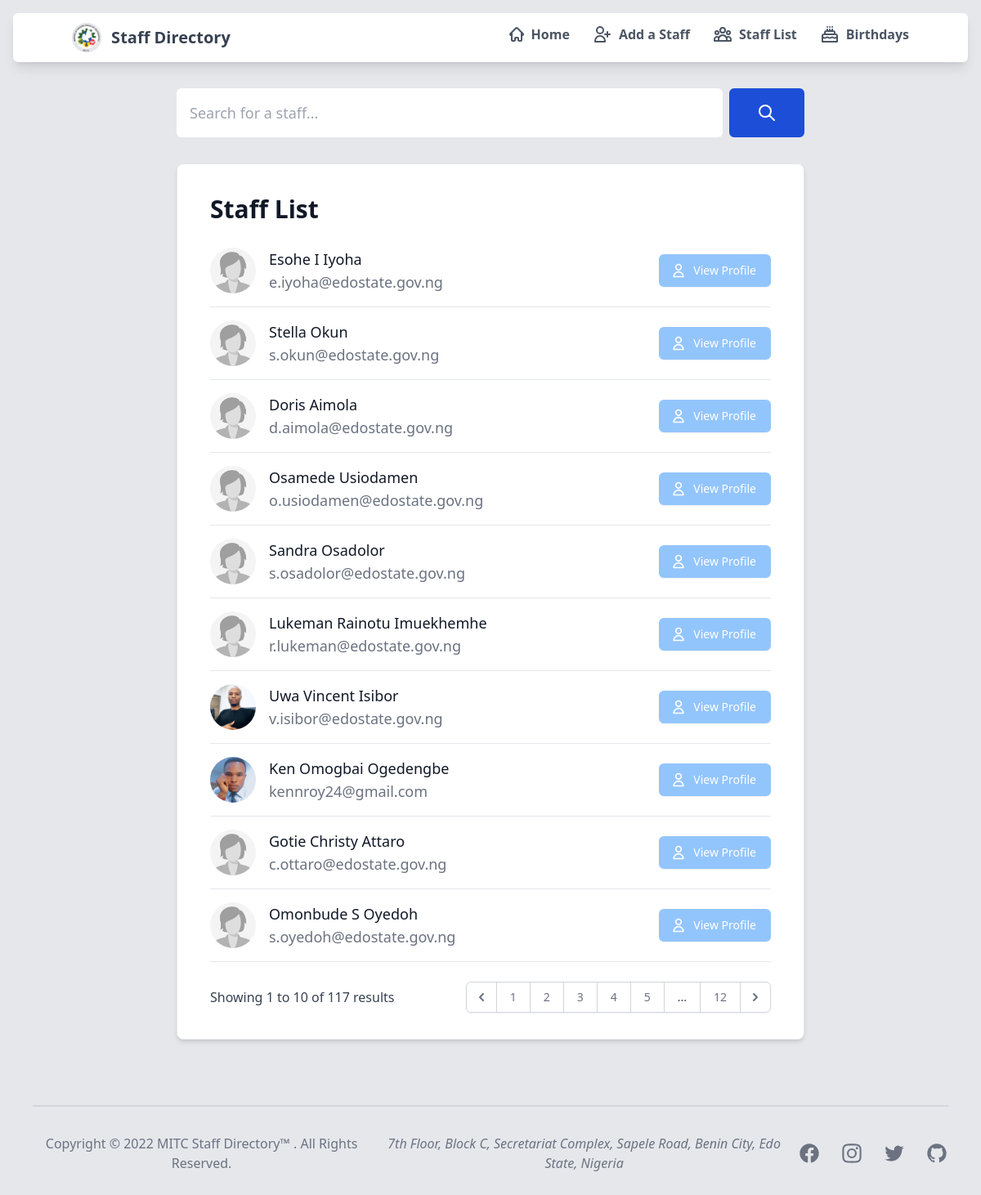
Before: /staff/?page=3 with the older database file.
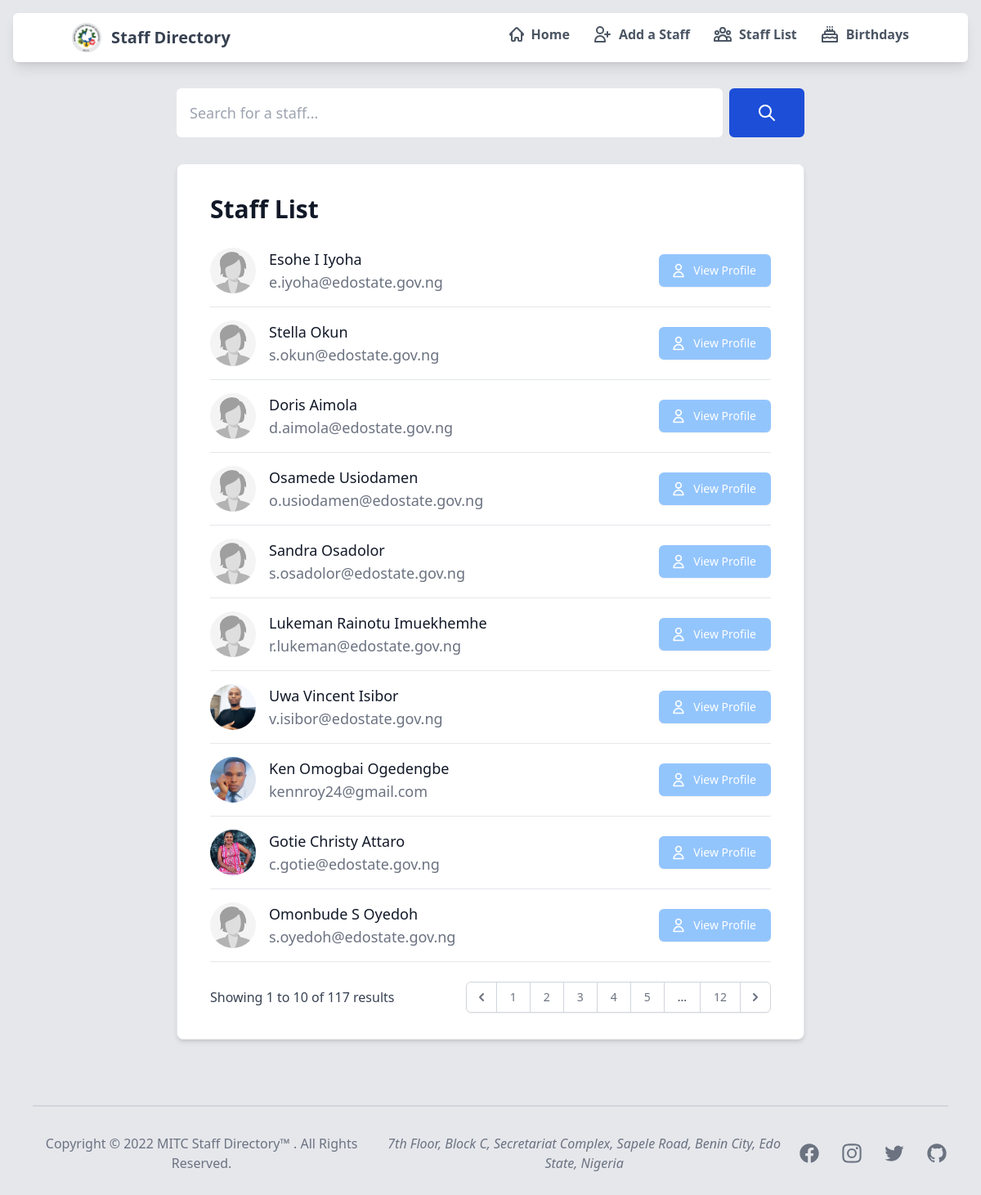
After: the same page with the newer database file.
### sendmail/models.py (models this page shows, shortened)
class staffDetails(models.Model):
    first_name = models.CharField('First Name', max_length=20, null=False)
    middle_name = models.CharField('Middle Name', max_length=20, null=True, blank=True)
    last_name = models.CharField('Last Name', max_length=20, null=False)
    phone_number = PhoneNumberField('Phone Number', default='0800 000 0000')
    email = models.EmailField('Official Email', max_length = 254, null=False)
    cadre = models.CharField('Cadre', max_length=50, null=False)
    department = models.CharField('Department', max_length=100, null=False, default='Admin Dept (default)')
    level = models.IntegerField('Level', null=False)
    step = models.IntegerField('Step', null=False)
    staff_image = models.ImageField(
        verbose_name="Profile Picture",
        upload_to='staffimages',
        default='staffimages/default.jpg'
    )
    GENDER = (
        (1, 'Male'),
        (2, 'Female'),
        (3, 'Prefer not to say')
    )
    gender = models.IntegerField('Gender', choices=GENDER, default=2)
    MONTHS = (
        (1, 'January'),
        (2, 'February'),
        (3, 'March'),
        (4, 'April'),
        (5, 'May'),
        (6, 'June'),
        (7, 'July'),
        (8, 'August'),
        (9, 'September'),
        (10, 'October'),
        (11, 'November'),
        (12, 'December')
    )
    birth_month = models.IntegerField('Birth Month', choices=MONTHS, default=1)
    birth_day = models.IntegerField('Birth Day', null=False)
    class Meta:
        db_table = 'sendmail_staffdetails'

### sendmail/views.py (the view)
# urls.py: re_path(r'^staff/$', views.staffListView.as_view(), name='stafflist'),
class staffListView(ListView):
    model = staffDetails
    context_object_name = 'stafflist'   # your own name for the list as a template variable
    template_name = 'stafflist.html'  # Specify your own template name/location
    paginate_by = 10
    def get_queryset(self):
        return staffDetails.objects.all()
    def get_context_data(self, **kwargs):
        context = super(staffListView, self).get_context_data(**kwargs)
        context['title'] = 'List of all Staff'
        context['total_staff'] = staffDetails.objects.all().count()
        return context

### sendmail/templates/stafflist.html (shortened to what this page needs)
{% extends "base.html" %}
{% load widget_tweaks %}
{% load static %}
{% block content %}
    <div class="max-w-3xl rounded-lg mx-auto mt-8 mb-8">
        <form action="{% url 'searchresult' %}" class="flex items-center" method="GET">
            <div class="relative w-full">
                <input type="text" id="simple-search" name="q"
                class="bg-white block font-medium border border-none text-gray-900 text-lg rounded-md
                focus:border-blue-600 block w-full p-4
                focus:ring-2 focus:outline-none focus:ring-blue-600
                dark:bg-gray-700 dark:border-gray-600 dark:placeholder-gray-400
                dark:text-white dark:focus:ring-blue-500 dark:focus:border-blue-500"
                    placeholder="Search for a staff..." required>
            </div>
            <button type="submit" class="px-8 py-4 ml-2 text-md font-medium text-white bg-blue-700 rounded-md border
                                            border-2 border-blue-700 hover:border-blue-800 hover:bg-blue-800 focus:ring-4 focus:outline-none focus:ring-blue-300
                                            dark:bg-blue-600 dark:hover:bg-blue-700 dark:focus:ring-blue-800">
                <svg class="w-6 h-6" fill="none" stroke="currentColor" viewBox="0 0 24 24"
                    xmlns="http://www.w3.org/2000/svg">
                    <path stroke-linecap="round" stroke-linejoin="round" stroke-width="2"
                        d="M21 21l-6-6m2-5a7 7 0 11-14 0 7 7 0 0114 0z"></path>
                </svg>
            </button>
        </form>
    </div>
    <div class="p-6 md:pb-4 max-w-3xl mb-20 md:mb-20 bg-white rounded-lg border mx-auto shadow-md sm:p-10 min-h-full justify-center">
        <div class="flex justify-between items-center mb-4">
            <h5 class="text-3xl font-bold leading-none text-gray-900 dark:text-white">Staff List</h5>
        </div>
        <div class="flow-root">
            <ul role="list" class="divide-y divide-gray-200 dark:divide-gray-700">
                {% for staff in stafflist %}
                    <li class="py-3 sm:py-4">
                        <div class="flex items-center space-x-4">
                            <div class="flex-shrink-0">
                                <img class="w-14 h-14 rounded-full" src="{{ staff.staff_image.url }}"
                                    alt="{{ staff.first_name }}'s' image">
                            </div>
                            <div class="flex-1 min-w-0">
                                <p class="text-lg font-medium text-gray-900 truncate dark:text-white">
                                    {{ staff.first_name }}
                                    {% if staff.middle_name %}
                                        {{ staff.middle_name }}
                                        {% else %}
                                            <span></span>
                                    {% endif %}
                                    {{ staff.last_name }}
                                </p>
                                <p class="text-lg text-gray-500 truncate dark:text-gray-400">
                                    {{ staff.email }}
                                </p>
                            </div>
                            <div class="inline-flex items-center text-base font-semibold text-gray-900 dark:text-white">
                                <a href="{% url 'staffdetails' staff.id %}">
                                    <button type="button" class="inline-flex items-center px-4 py-2 border border-2 border-blue-300 rounded-md shadow-sm
                                                                text-sm font-medium text-white bg-blue-300 hover:bg-blue-400 focus:outline-none
                                                                hover:border-blue-400 focus:ring-2 focus:ring-offset-2 focus:ring-blue-400 focus:z-10">
                                        <svg xmlns="http://www.w3.org/2000/svg" class="-ml-1 mr-2 h-5 w-5" fill="none" viewBox="0 0 24 24" stroke="currentColor"
                                            stroke-width="2">
                                            <path stroke-linecap="round" stroke-linejoin="round"
                                                d="M16 7a4 4 0 11-8 0 4 4 0 018 0zM12 14a7 7 0 00-7 7h14a7 7 0 00-7-7z" />
                                        </svg>
                                        View Profile
                                    </button>
                                </a>
                            </div>
                        </div>
                    </li>
                {% endfor %}
            </ul>
        </div>
        {% include 'snippets/pagination_stafflist.html' with stafflist=page_obj %}
    </div>
{% endblock %}

Changed rows visible on the page:
changed staffDetails "Gotie": staff_image: picture added in place of a placeholder; email "c.ottaro@edostate.gov.ng" → "c.gotie@edostate.gov.ng"
